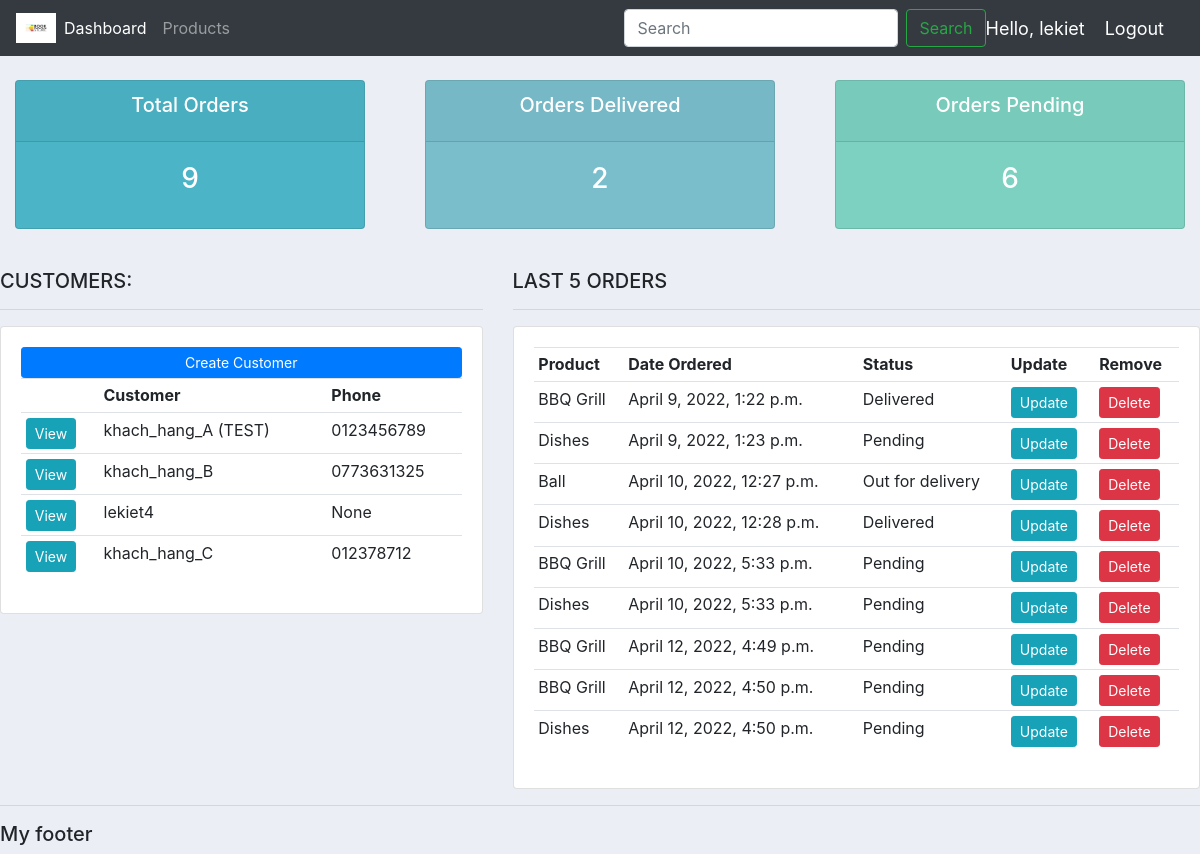
Before: / (signed in) with the older database file.
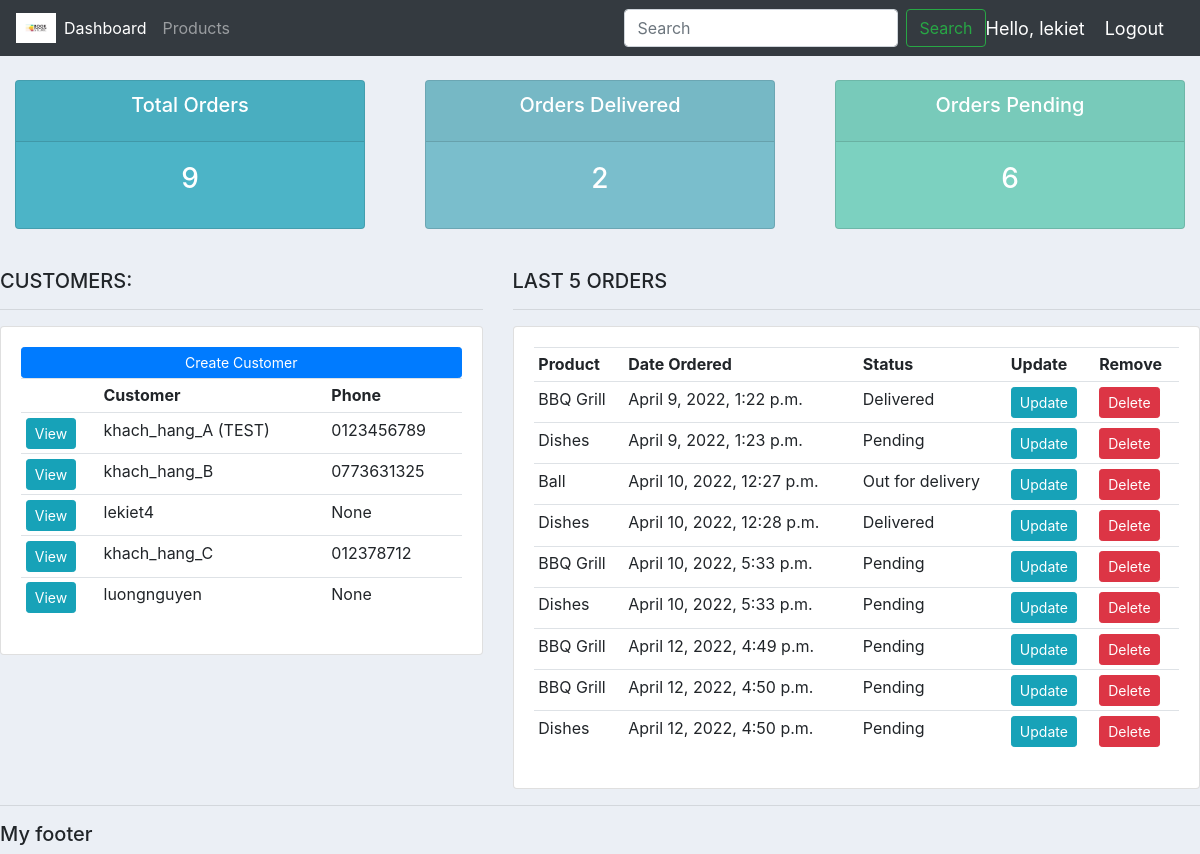
After: the same page with the newer database file.
### accounts/models.py (models this page shows, shortened)
class Customer(models.Model):
	user = models.OneToOneField(User, blank=True, null=True, on_delete=models.CASCADE) # a user can have 1 customer, a customer have a user
	name = models.CharField(max_length=200, null=True) # 'null' cho phép nhập data có trường bị thiếu
	phone = models.CharField(max_length=200, null=True)
	email = models.CharField(max_length=200, null=True)
	date_created = models.DateTimeField(auto_now_add=True, null=True)
	profile_pic = models.ImageField(default="profile1.png", null=True, blank=True)

class Order(models.Model):
	STATUS = (
			('Pending', 'Pending'),
			('Out for delivery', 'Out for delivery'),
			('Delivered', 'Delivered'),
			)
	customer = models.ForeignKey(Customer, null=True, on_delete= models.SET_NULL) # 'on_delete': nếu xóa customer A trong bảng Customer thì ông A ở table Order nên được treat thế nào? xóa luôn order chứa ông A, hay set trường customer là NULL
	product = models.ForeignKey(Product, null=True, on_delete= models.SET_NULL)
	date_created = models.DateTimeField(auto_now_add=True, null=True)
	status = models.CharField(max_length=200, null=True, choices=STATUS) # 'choices' = drop down menu
	note = models.CharField(max_length=200, null=True)

class Product(models.Model):
	CATEGORY = (
			('Indoor', 'Indoor'),
			('Out Door', 'Out Door'),
			)
	name = models.CharField(max_length=200, null=True)
	price = models.FloatField(null=True)
	category = models.CharField(max_length=200, null=True, choices=CATEGORY)
	description = models.CharField(max_length=200, null=True, blank=True) # 'blank': cho phép bỏ trống trường này
	date_created = models.DateTimeField(auto_now_add=True, null=True)
	tags = models.ManyToManyField(Tag) # product thuộc thể loại nào
	def __str__(self):
		return self.name

### accounts/decorators.py (the view)
	def wrapper_function(request, *args, **kwargs):
		group = None
		if request.user.groups.exists():
			group = request.user.groups.all()[0].name
		if group == 'customer':
			return redirect('user-page')
		if group == 'admin':
			return view_func(request, *args, **kwargs)

### accounts/views.py (called while the page is built)
@login_required(login_url='login')
@admin_only
def home(request):
    orders = Order.objects.all()
    customers = Customer.objects.all()
    total_customers = customers.count()
    total_orders = orders.count()
    delivered = orders.filter(status='Delivered').count()
    pending = orders.filter(status='Pending').count()
    context = {'orders': orders, 'customers': customers,
               'total_customers': total_customers, 'total_orders': total_orders,
               'delivered': delivered, 'pending': pending}
    return render(request, 'accounts/dashboard.html', context)  # render() làm cho chữ đẹp hơn (bằng việc tuân theo format htm)

### accounts/templates/accounts/dashboard.html
{%  extends 'accounts/main.html' %}
{% block content %}
{%  include 'accounts/status.html' %}
<br>
<div class="row">
	<div class="col-md-5">
		<h5>CUSTOMERS:</h5>
		<hr>
		<div class="card card-body">
			<a class="btn btn-primary  btn-sm btn-block" href="">Create Customer</a>
			<table class="table table-sm">
				<tr>
					<th></th>
					<th>Customer</th>
					<th>Phone</th>
				</tr>
				{% for customer in customers %}
					<tr>
						<td><a class="btn btn-sm btn-info" href="{% url 'customer' customer.id %}">View</a></td>
						<td>{{customer.name}}</td>
						<td>{{customer.phone}}</td>
					<tr>
				{% endfor %}
			</table>
		</div>
	</div>
	<div class="col-md-7">
		<h5>LAST 5 ORDERS</h5>
		<hr>
		<div class="card card-body">
			<table class="table table-sm">
				<tr>
					<th>Product</th>
					<th>Date Ordered</th>
					<th>Status</th>
					<th>Update</th>
					<th>Remove</th>
				</tr>
				{% for order in orders %}
					<tr>
						<td>{{order.product}}</td>
						<td>{{order.date_created}}</td>
						<td>{{order.status}}</td>
						<td><a class="btn btn-sm btn-info" href="{% url 'update_order' order.id %}">Update</a></td>
						<td><a class="btn btn-sm btn-danger" href="{% url 'delete_order' order.id %}">Delete</a></td>
					<tr>
				{% endfor %}
			</table>
		</div>
	</div>
</div>
{% endblock %}

Changed rows visible on the page:
added Customer: name "luongnguyen", phone "None"
